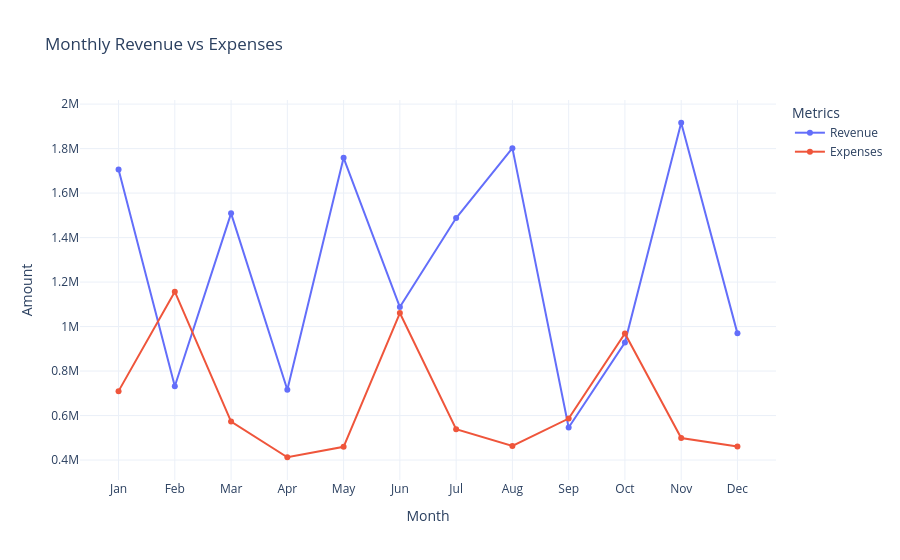

The notebook cell this image was saved under:
### Code cell
fig = px.line(
    revenue_df,
    x="Month",
    y=["Revenue", "Expenses"],
    markers=True,
    title="Monthly Revenue vs Expenses"
)

fig.update_layout(
    xaxis_title="Month",
    yaxis_title="Amount",
    legend_title="Metrics",
    template="plotly_white"
)

fig.show()

### Figure 1 — Plotly figure (JSON) as saved in the notebook; plotly's stock layout.template omitted (floating-point values rounded to 4 significant figures)
{"data": [{"hovertemplate": "variable=Revenue<br>Month=%{x}<br>value=%{y}<extra></extra>", "legendgroup": "Revenue", "line": {"color": "#636efa", "dash": "solid"}, "marker": {"symbol": "circle"}, "mode": "lines+markers", "name": "Revenue", "orientation": "v", "showlegend": true, "type": "scatter", "x": ["Jan", "Feb", "Mar", "Apr", "May", "Jun", "Jul", "Aug", "Sep", "Oct", "Nov", "Dec"], "xaxis": "x", "y": [1706283, 731599, 1508941, 716241, 1758324, 1087721, 1487667, 1802067, 546029, 928043, 1916150, 969375], "yaxis": "y"}, {"hovertemplate": "variable=Expenses<br>Month=%{x}<br>value=%{y}<extra></extra>", "legendgroup": "Expenses", "line": {"color": "#EF553B", "dash": "solid"}, "marker": {"symbol": "circle"}, "mode": "lines+markers", "name": "Expenses", "orientation": "v", "showlegend": true, "type": "scatter", "x": ["Jan", "Feb", "Mar", "Apr", "May", "Jun", "Jul", "Aug", "Sep", "Oct", "Nov", "Dec"], "xaxis": "x", "y": [709758, 1156640, 573004, 412541, 459300, 1060874, 538849, 463432, 586340, 968504, 499021, 460539], "yaxis": "y"}], "layout": {"legend": {"title": {"text": "Metrics"}, "tracegroupgap": 0}, "title": {"text": "Monthly Revenue vs Expenses"}, "xaxis": {"anchor": "y", "domain": [0, 1], "title": {"text": "Month"}}, "yaxis": {"anchor": "x", "domain": [0, 1], "title": {"text": "Amount"}}}}
